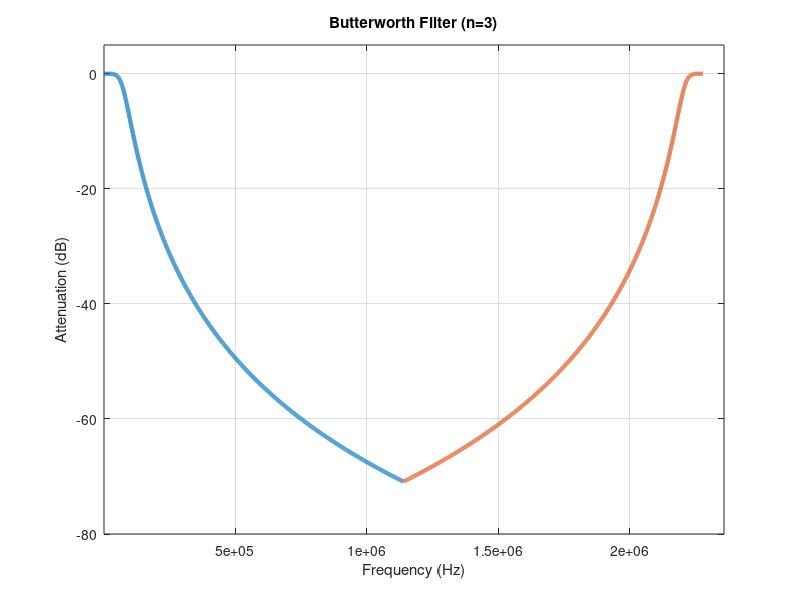
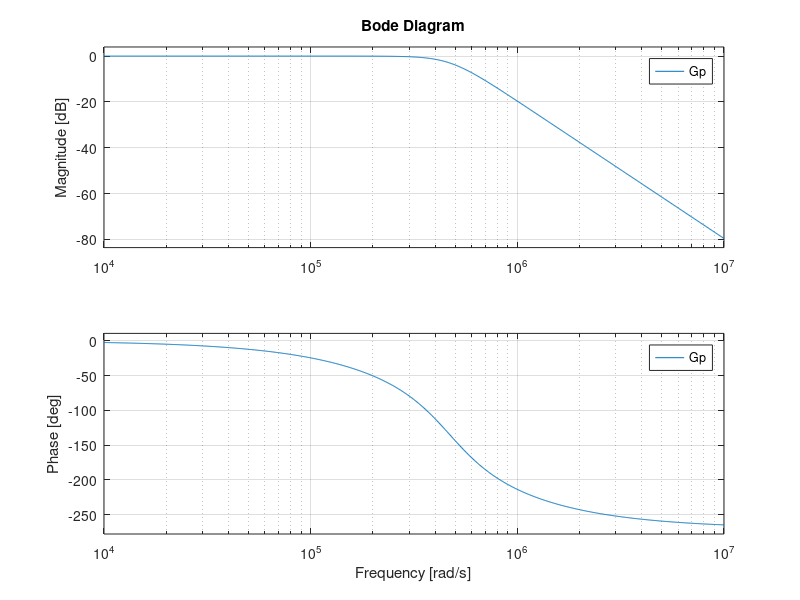

These figures' MATLAB source, in order: (Note: this script raises an error after producing the figures.)
HSE = 25e6 / 3; % HSE from stlink
pll2m = 4;
pll2n = 280;
pll2p = 8;
F_spi = HSE / pll2m * pll2n / pll2p / 2;
Ts = 16 / F_spi;
fc = 75e3;
% fc = 1.1e6;
n = 3;
[zb,pb,kb] = butter(n,2*pi*fc,'s');
Fs = 1 / Ts;
Ws = Fs * 2 * pi;
nyquist = (Ws / 2);
[bb,ab] = zp2tf(zb,pb,kb);

% wb = logspace(2, log10(nyquist), 4000);
wb = linspace(1, nyquist, 4000);
hb = freqs(bb,ab,wb);
hbHigh = zeros(size(hb));
wbHigh = zeros(size(wb));
for i = 1:length(hb)
    hbHigh(i) = hb(i);
    wbHigh(i) = 2 * nyquist - wb(i);
end

figure
h = plot(wb/(2*pi),mag2db(abs(hb)));
set(h, 'LineWidth', 3)
hold on
h = plot(wbHigh/(2*pi),mag2db(abs(hbHigh)));
set(h, 'LineWidth', 3)
axis([10 (nyquist/pi + 80000) -80 5])
grid
xlabel('Frequency (Hz)')
ylabel('Attenuation (dB)')
title('Butterworth Filter (n=3)')

Gp = tf(bb, ab);
figure;
bode(Gp);

Gcz = c2d(Gp, Ts, 'tustin');
Gcz.variable='z^-1';
cn = Gcz.Numerator{1};
cd = Gcz.Denominator{1};
format long
if n == 5
fprintf(strcat("yi[j] = (%.10e) * aRxBuffer[j] + (%.10e) * aRxBuffer[j-1] \\\n", ...
"+ (%.10e) * aRxBuffer[j-2] + (%.10e) * aRxBuffer[j-3] \\\n", ...
"+ (%.10e) * aRxBuffer[j-4] + (%.10e) * aRxBuffer[j-5] \\\n", ...
"- (%.10e) * yi[j-1] - (%.10e) * yi[j-2] \\\n", ...
"- (%.10e) * yi[j-3] - (%.10e) * yi[j-4] \\\n", ...
"- (%.10e) * yi[j-5];\n\n"), cn(1), cn(2), cn(3), cn(4), cn(5), cn(6), ...
    cd(2), cd(3), cd(4), cd(5), cd(6));
end

if n == 4
fprintf(strcat("#define CALC_YI yi[j] = (%.10e) * aRxBuffer[j] + (%.10e) * aRxBuffer[j-1] \\\n", ...
"+ (%.10e) * aRxBuffer[j-2] + (%.10e) * aRxBuffer[j-3] \\\n", ...
"+ (%.10e) * aRxBuffer[j-4] \\\n", ...
"- (%.10e) * yi[j-1] - (%.10e) * yi[j-2] \\\n", ...
"- (%.10e) * yi[j-3] - (%.10e) * yi[j-4];\n\n"), cn(1), cn(2), cn(3), cn(4), cn(5), ...
    cd(2), cd(3), cd(4), cd(5));
end

if n == 3
fprintf(strcat("#define CALC_YI yi[j] = (%.10e) * aRxBuffer[j] + (%.10e) * aRxBuffer[j-1] \\\n", ...
"+ (%.10e) * aRxBuffer[j-2] + (%.10e) * aRxBuffer[j-3] \\\n", ...
"- (%.10e) * yi[j-1] - (%.10e) * yi[j-2] \\\n", ...
"- (%.10e) * yi[j-3];\n\n"), cn(1), cn(2), cn(3), cn(4), ...
    cd(2), cd(3), cd(4));
end

if n == 2
fprintf(strcat("yi[j] = (%.10e) * aRxBuffer[j] + (%.10e) * aRxBuffer[j-1] \\\n", ...
"+ (%.10e) * aRxBuffer[j-2] \\\n", ...
"- (%.10e) * yi[j-1] - (%.10e) * yi[j-2];\n\n"), cn(1), cn(2), cn(3), ...
    cd(2), cd(3));
end

if n == 1
fprintf(strcat("yi[j] = (%.10e) * aRxBuffer[j] + (%.10e) * aRxBuffer[j-1] \\\n", ...
"- (%.10e) * yi[j-1];\n\n"), cn(1), cn(2), ...
    cd(2));
end